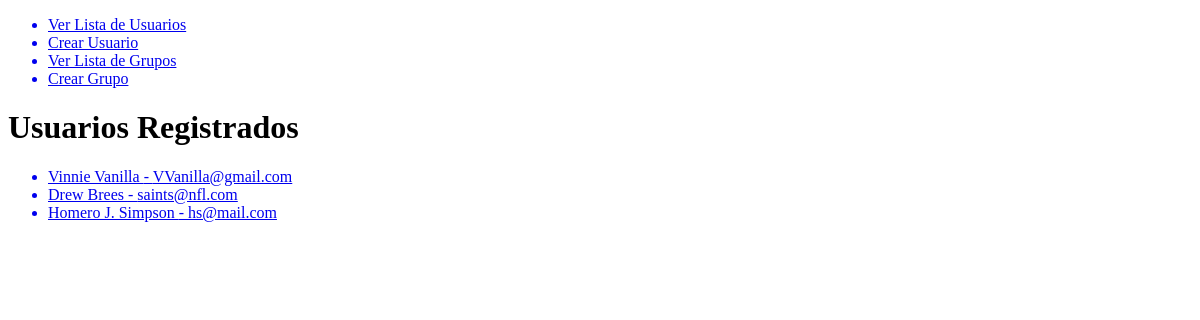
The app's page /main/, older data.
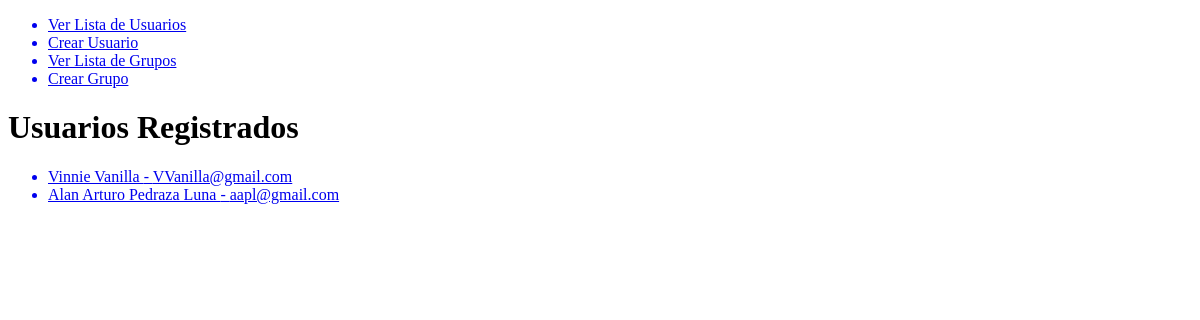
The same page, newer data.
### main/models.py (models this page shows, shortened)
class UserModel(models.Model):
    first_name = models.CharField(max_length=100)
    last_name = models.CharField(max_length=100)
    email = models.EmailField()
    phone_number = models.CharField(max_length=15)
    gender = models.CharField(choices=GENDER_OPTS, max_length=20)
    date_birth = models.DateField(blank=True, null=True)
    created = models.DateTimeField(auto_now_add=True)
    updated = models.DateTimeField(auto_now=True)
    @property
    def full_name(self):
        return f'{self.first_name} {self.last_name}'
    def get_absolute_url(self):
        return reverse("user:detail", args=[self.id])

### main/views.py (the view)
# urls.py: path('', GetUsersView.as_view(), name='list'),
class GetUsersView (views.View):
    def get(self, request):
        users = UserModel.objects.all()
        template_name = 'main/list.html'
        context = {
            'users': users
        }
        return render(request, template_name, context)

### main/templates/main/list.html
{% extends 'base.html' %}
{% block content %}
    <h1>Usuarios Registrados</h1>
    <ul>
        {% for user in users%}
        <a href="{{ user.get_absolute_url}}">
            <li>{{ user.full_name }} - {{ user.email }}</li>
        </a>
        {% endfor %}
    </ul>
{% endblock content %}

Row changes from the older to the newer data that the page shows:
removed UserModel: full_name "Drew Brees", email "saints@nfl.com"
removed UserModel: full_name "Homero J. Simpson", email "hs@mail.com"
added UserModel: full_name "Alan Arturo Pedraza Luna", email "aapl@gmail.com"
